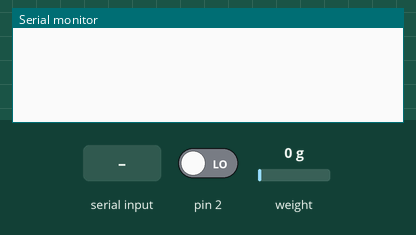
This sketch was run on a simulated Arduino Uno, built with avr-gcc and run on an emulated ATmega328P. On the bench: the last lines printed to the serial monitor. The inputs (shaded band) are chosen by the test bench; at power-on: pin 2 LOW, weight on the scale 0 g.

Above: at 3.2 s.
3.3 s: "s" received over Serial
At 3.51 s:
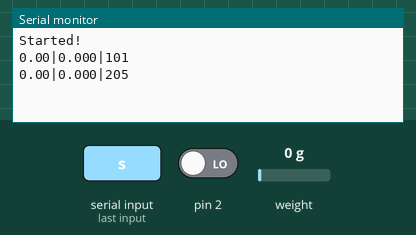
4.9 s: "x" received over Serial
At 6.1 s:
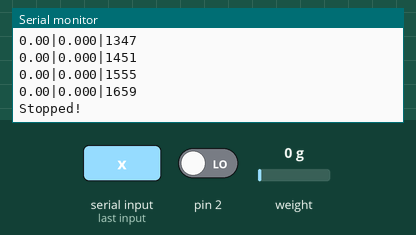
Timing chart, 0 to 7.9 s (numbered marks = the images above; inputs shaded):
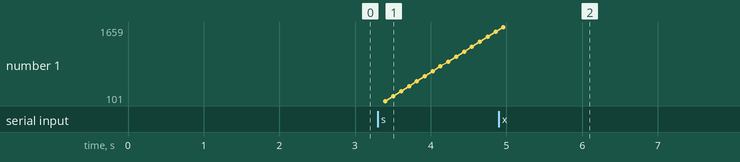

The sketch:

serialConnection_v11.ino
```cpp
/*
 * Version Author: Clayton Bennett
 * Original Author: Austin Bebee
 * Version: 11
 * Last edited: August 24, 2022
 */
#include "Arduino.h"
#include <HX711.h>
#include <digitalWriteFast.h>

#define baudrate 115200 // 9600
#define wheelDiameter (32.35/359) //inches, yet wrong
#define kg_lbs 2.20462262 //kg to lbs
#define kg_Newtons 9.81 //kg to Newtons

//Bennett-era pin values, altered May 8, 2022
#define c_EncoderInterrupt 0 // not used
#define c_EncoderPinA 8
#define c_EncoderPinB   10
#define DOUT 7
#define CLK 6

String sentByte;
int rec;
int n = 0;
int incomingbyte;
long value_encoderTicks;
long value_encoderDegrees;
volatile bool _EncoderBSet;
volatile long _EncoderTicks = 0;
bool started = false;
bool stopped = false;
bool reset = true;
bool op = false;
char rbytes[1];
String caliStr;
//float calibra = -199750; // calibration factor: working well, but user can update in RPi GUI
//float calibra = -210373; // calibration factor: working well, but user can update in RPi GUI
//float calibra = -205000; // 22.18 calibration factor: working well, but user can update in RPi GUI
//float calibra = -204400; // 22.225 calibration factor: working well, but user can update in RPi GUI
float calibra = -204200; // 22.24 calibration factor: working well, but user can update in RPi GUI

bool caliLoop = false;
bool showF = false;
float actualDiameter;
float failedNewtons = 0.000;
float Newtons;
float kgs;
uint32_t time_started_arduino;
uint32_t time_elapsed_arduino;
uint32_t timestamp_now; // = now.unixtime());


HX711 scale; //HX711 scale(DOUT, CLK); // NOTE: HX711 library was updated, if using newer version change to: HX711 scale;

void setup(){
    Serial.begin(baudrate);
    scale.begin(DOUT,CLK);
    scale.set_scale(); //here is the problem
    scale.tare(); //Reset the scale to 0
    long zero_factor = scale.read_average();
    // Left encoder
    pinMode(c_EncoderPinA, INPUT);      // sets pin A as input
    digitalWrite(c_EncoderPinA, LOW);  // turn on pullup resistors
    pinMode(c_EncoderPinB, INPUT);      // sets pin B as input
    digitalWrite(c_EncoderPinB, LOW);  // turn on pullup resistors
    attachInterrupt(c_EncoderInterrupt, rotation, RISING);
}
void loop() {
    delay(.5); // delay needed?
    if (Serial.available() > 0){ // data recieved!
            rbytes[n] = Serial.read(); // read data
            incomingbyte = rbytes[n];
            if(rbytes[n] == 's'){//DATA COLLECTION BEGINS
                    if(started == false){
                            Serial.println("Started!"); //Serial.println(sentByte);
                            timestamp_now = millis();
                            time_started_arduino = timestamp_now;
                            Serial.flush();
                            n++;
                            op = true;
                            reset = false;
                            started = true;
                            main_dataprint();
                     }
              }
              else if(rbytes[n] == 'x'){//DATA COLLECTION STOPS
                      Serial.println("Stopped!"); // if line =="Stopped!": hasStopped = True;
                      Serial.flush();
                      n++;
                      op = false;
                      reset = true;
                      rotation();
              }
              else if (isDigit(rbytes[n]) || rbytes[n] == '-'){ // 'digit' = new load cell calibration has been sent
                      caliStr += (char)rbytes[n]; // put calibration factor into string
                      caliLoop = true; // to start calibration process (loop) after receiving full calibration factor (exiting for loop)
              }
              else if (rbytes[n] == 'c'){ // 'c' = end calibration process
                      showF = false;
                      caliLoop = false; // to stop calibration process
              }
              else if(rbytes[n] == 't'){// TARE
                       scale.set_scale();
                       scale.tare(); //Reset the scale to 0
               }
               else{
                       main_dataprint();
               }
    }
    else{
        if (caliLoop == true){ // starts calibration process (needs to be outside of for loop)
          showF = true;
        }
        main_dataprint();
    }
    delay(.5); // delay needed?
}
  //MAIN OPERATION - Serial sending data to RPi
void main_dataprint()
{
  if(op == true){
      scale.set_scale(calibra);//force sensor calibration
      value_encoderTicks = _EncoderTicks; // get Encoder Ticks
      value_encoderDegrees = map(value_encoderTicks, 0, 1023, 0, 359); // convert to degrees
      actualDiameter = value_encoderDegrees*wheelDiameter; // convert to actual distance traveled
      kgs = scale.get_units(); //something is going wrong here
      Newtons = kgs*kg_Newtons; // convert to Newtons.
      timestamp_now = millis();
      time_elapsed_arduino = timestamp_now - time_started_arduino;

      Serial.print(actualDiameter);
      Serial.print('|');
      Serial.print(Newtons,3);
      Serial.print('|');
      Serial.print(time_elapsed_arduino);
      Serial.println();

      Serial.flush();//wait until data is written to Pi
      delay(2); // delay needed?
  }
}

// Encoder Function
void rotation(){
    if (reset == false){
        _EncoderBSet = digitalReadFast(c_EncoderPinB);   // read the input pin
    #ifdef EncoderIsReversed
        _EncoderTicks += _EncoderBSet ? -1 : +1;
    #else
        _EncoderTicks -= _EncoderBSet ? -1 : +1;
    #endif
    }
    if(reset == true){
        _EncoderTicks = 0;
    }
}
```

Measured:
- after the input at 3.3 s, the serial monitor: prints a new line at once (image 1)
